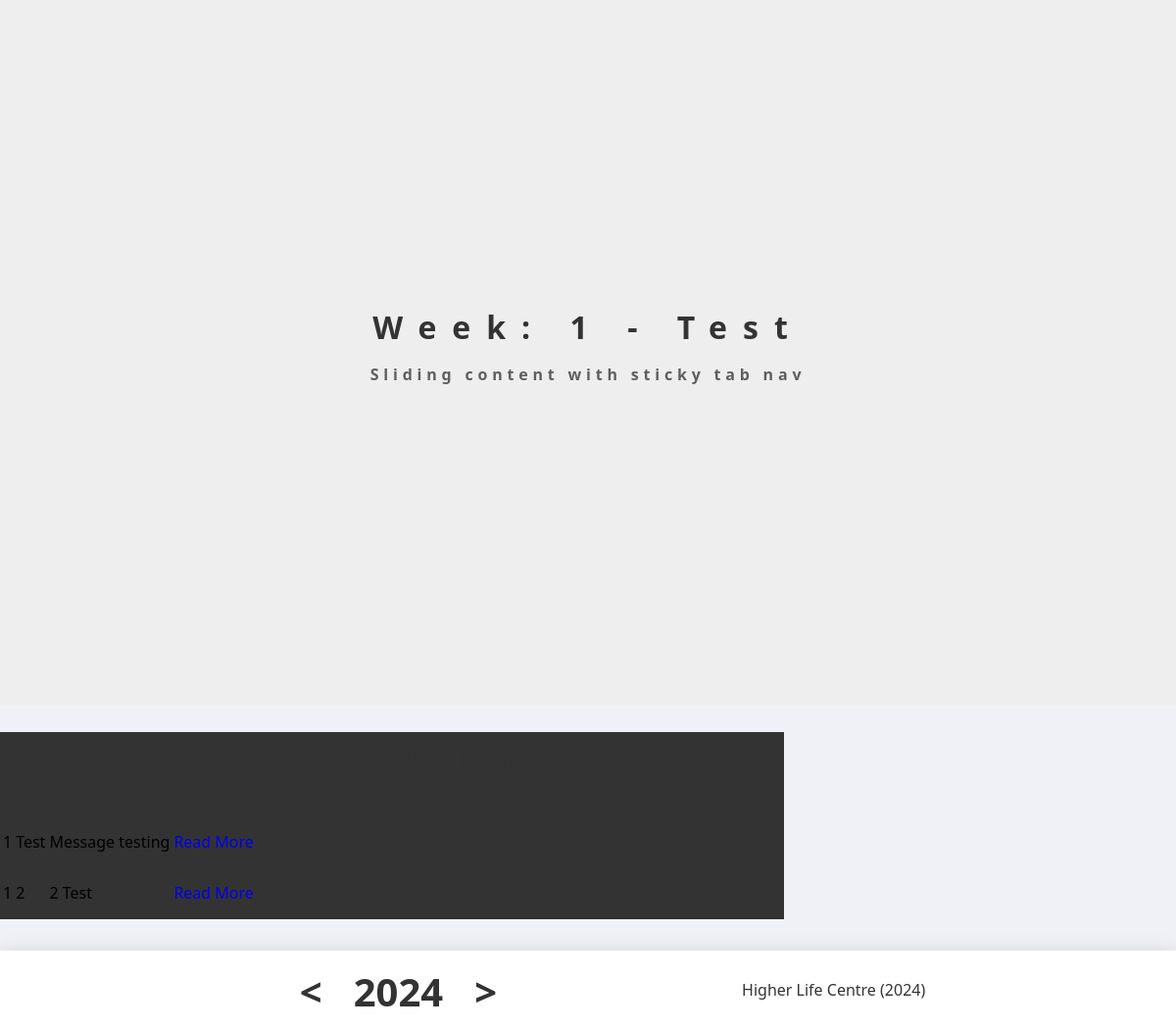
Before: / with the older database file.
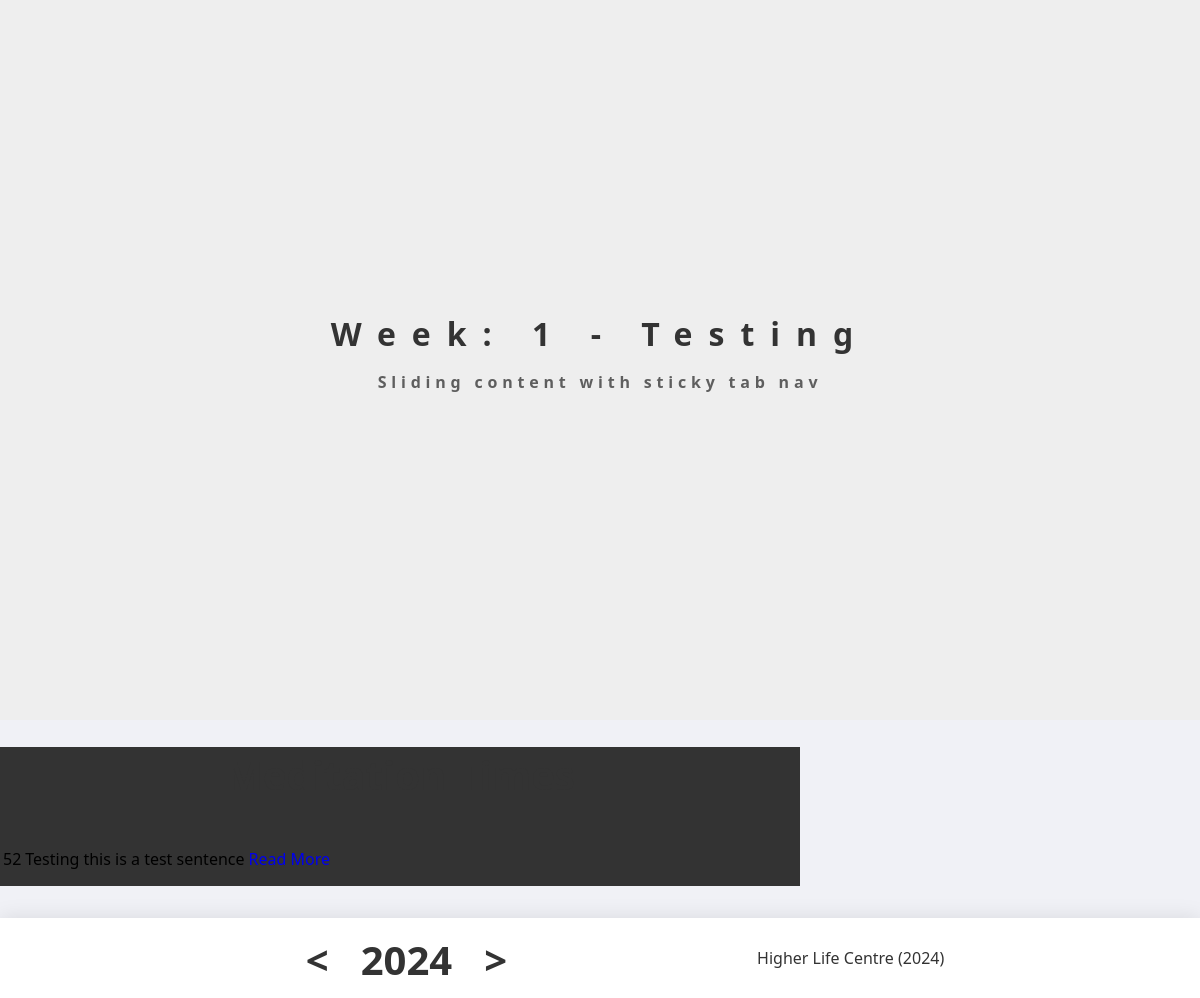
After: the same page with the newer database file.
### base/models.py (models this page shows, shortened)
class Message(models.Model):
    user = models.ForeignKey(User, on_delete=models.CASCADE, null =True, blank = True)
    title = models.CharField(max_length=200, null=False)
    message = models.TextField(null=False)
    year = models.CharField(max_length=4, null=False)
    week = models.CharField(max_length=2, null=False)
    create = models.DateTimeField(auto_now_add=True)
    class Meta:
        ordering = ['week']

### base/views.py (the view)
# urls.py: path('', MTList.as_view(), name='home'),
class MTList(ListView):
    model = Message
    context_object_name = 'messages'
    template_name = 'base/home.html'

### base/templates/base/home.html (shortened to what this page needs)
{% extends "base/base.html" %}
{% load static %}
{% block content %}
<section class="et-hero-tabs">
    <div >
        <h1> Week: 1 - {{ messages.0.title }}</h1>
        <h3>Sliding content with sticky tab nav</h3>
        </div>
</section>
<div class="main-sec">
    <div class="main">
        <h1>Meditation Times</h1>
        <table>
            {% for message in messages %}
                <tr class='tr'>
                    <td>{{ message.week }}</td>
                    <td>{{ message.title }}</td>
                    <td>{{ message.message }}</td>
                    <td>
                        <a href="{% url 'message' message.id %}">
                            Read More
                        </a>
                    </td>
                </tr>
            {% empty %}
            <h3> No Items in List </h3>
            {% endfor %}
        </table>
    </div>
</div>
{% endblock  %}

### base/templates/base/base.html (shortened to what this page needs)
{% load static %}
<!DOCTYPE html>
<html lang="en" dir="ltr">
  <head>
    <link rel="stylesheet" href="{% static 'base/style.css' %}">
    <link rel="stylesheet" href="https://cdnjs.cloudflare.com/ajax/libs/font-awesome/5.15.2/css/all.min.css"/>
   </head>
<body>
    <section >
        <div class="et-hero-tabs-container">
            <a><h1><</h1></a>
            <div class="year">
                <h1>2024</h1>
            </div>
            <a><h1>></h1></a>
            <p>Higher Life Centre (2024)</p>
        </div>
    </section>
    {% block content %}
    {% endblock  %}
</body>
<footer>
    <h1>Footer<h1>
</footer>
</html>

### static/base/style.css (style rules this page uses)
body { font-family: "Century Gothic", "Lato", a-serif; }
a { text-decoration: none; }
.et-hero-tabs, .et-slide { display: flex; flex-direction: column; justify-content: center; align-items: center; height: 90vh; position: relative; background: #eee; text-align: center; padding: 0 2em; }
.year { display: flex; flex-direction: column; justify-content: center; align-items: center; height: 100vh; position: relative; text-align: center; padding: 0 2em; }
.et-hero-tabs h1, .et-slide h1 { font-size: 2rem; margin: 0; letter-spacing: 1rem; }
.et-hero-tabs h3, .et-slide h3 { font-size: 1rem; letter-spacing: 0.3rem; opacity: 0.6; }
.et-hero-tabs-container { display: flex; justify-content: center; align-items: center; flex-direction: row; position: fixed; bottom: 0; left: 0; width: 100%; height: 10vh; box-shadow: 0 0 20px rgba(0, 0, 0, 0.1); background: #fff; color: #333; z-index: 10; }
@media (min-width: 800px) { .et-hero-tabs h1, .et-slide h1 { font-size: 2rem; } }
@media (min-width: 800px) { .et-hero-tabs h3, .et-slide h3 { font-size: 1rem; } }
.main-sec { background-color: #333; max-width: 800px; justify-content: center; align-items: center; }
.main { align-items: center; }
.tr { height: 50px; }
body { font-family: 'Segoe UI', Tahoma, Geneva, Verdana, sans-serif; background-color: #f0f1f6; margin: 0; padding: 0; }
h1 { text-align: center; color: #333; margin-bottom: 30px; font-size: 2.5em; }

Changed rows visible on the page:
removed Message: week "1", title "2", message "2 Test"
changed Message: title "Test" → "Testing"; week "1" → "52"; message "Message testing" → "this is a test sentence"
